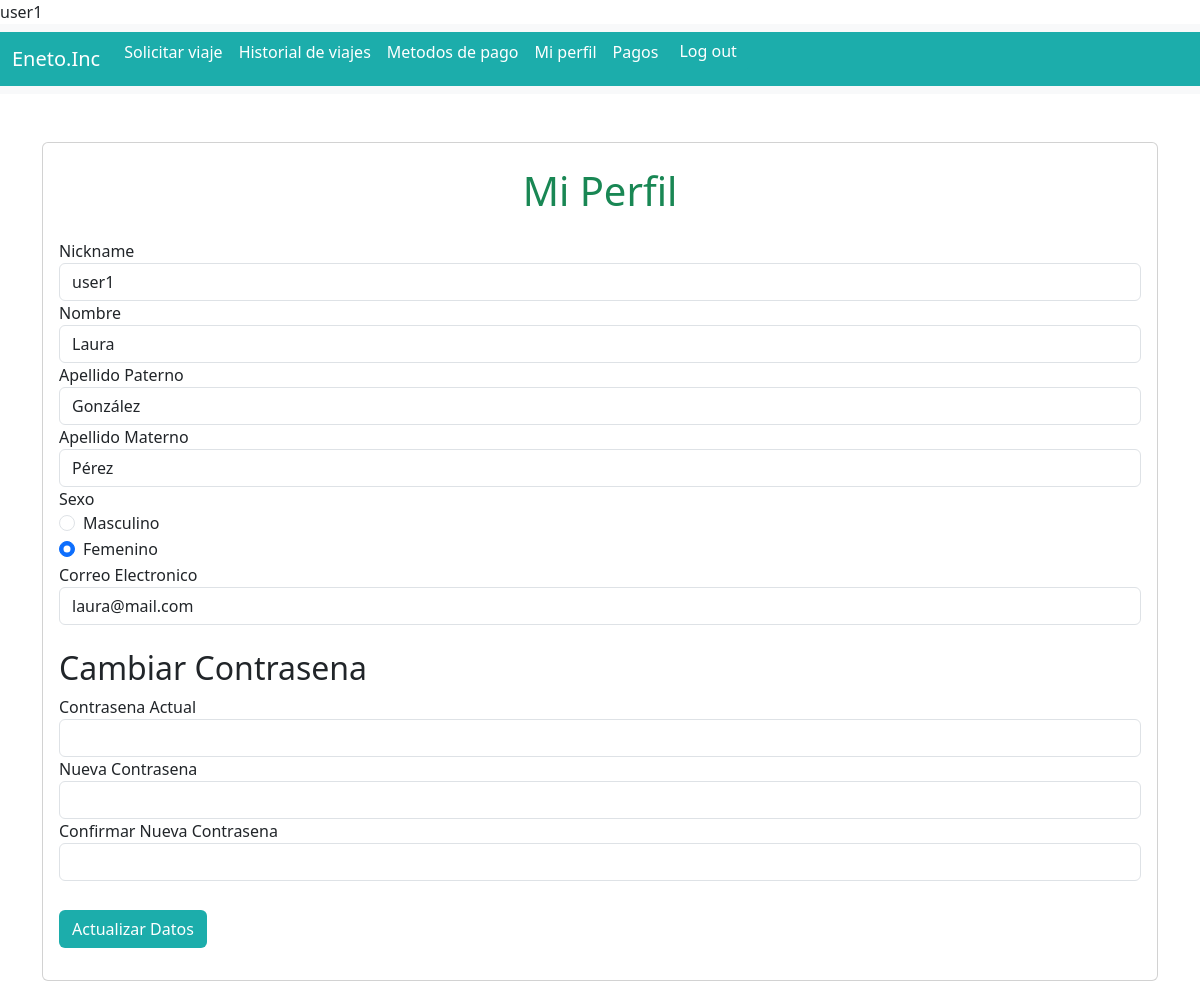
Screenshot of /miperfil.php (signed in) with the database file from the repository.
### tables this page shows
create table usuarios(nickname varchar(50) primary key not null, 
                    apellidoPaterno varchar(50) not null, 
                    apellidomaterno varchar(50) not null, 
                    nombre varchar(50) not null, 
                    sexo varchar(15) not null,
                    correo varchar(100) not null,
                    contra varchar(100) not null,
                    createdAt TIMESTAMP default CURRENT_TIMESTAMP,
                    updatedAt timestamp default current_timestamp on update CURRENT_TIMESTAMP);

### miperfil.php (the view, shortened to what this page needs)
<?php
$cnn = new mysqli("localhost", "root", "eneto", "eneto");
$cred = explode(":", $_COOKIE["logeo"]);
$consul = $cnn->query("SELECT * from usuarios where nickname = '". $cred[0] . "';");
$ren = $consul -> fetch_array(MYSQLI_ASSOC);
?>
<!DOCTYPE html>
<html lang="en">
<head>
    <link href="https://cdn.jsdelivr.net/npm/bootstrap@5.3.3/dist/css/bootstrap.min.css" rel="stylesheet">
    <link rel="stylesheet" href="css/barra.css">
    <link rel="stylesheet" href="css/estilos.css">
</head>
<body>
<nav class="navbar navbar-expand-lg bg-body-tertiary color">
    <div class="container-fluid color">
      <a class="navbar-brand white" href="barra.php">Eneto.Inc</a>
      <div class="collapse navbar-collapse" id="navbarNav">
        <ul class="navbar-nav color">
          <li class="nav-item"><a class="nav-link white" href="solicitarViajeUsuario.php">Solicitar viaje</a></li>
          <li class="nav-item"><a class="nav-link white" href="historialViajesUsuario.php">Historial de viajes</a></li>
          <li class="nav-item"><a class="nav-link white" href="metodosPagoUsuario.php">Metodos de pago</a></li>
          <li class="nav-item"><a class="nav-link white" href="miperfil.php">Mi perfil</a></li>
          <li class="nav-item"><a class="nav-link white" href="pagos.php">Pagos</a></li>
          <li class="nav-item">
            <form action="" method="post" name="logout" id="logout">
              <button type='submit' form='logout' class='btn color white'>Log out</button>
            </form>
          </li>
        </ul>
      </div>
    </div>
  </nav>
<div class="container mt-5">
    <div class="row justify-content-center">
        <div class="col-lg-15">
            <div class="card">
                <br>
                <h1 class="text-success text-center">Mi Perfil</h1>
                <div class="card-body">
                    <form id="perfil" method="POST">
                        <div class="form-group">
                            <label for="nickname">Nickname</label>
                            <input type="text" class="form-control" id="nickname" value="<?php echo $ren['nickname']?>" readonly name="nickname">
                        </div>
                        <div class="form-group">
                            <label for="nombre">Nombre</label>
                            <input type="text" class="form-control" id="nombre" value="<?php echo $ren['nombre']?>" name="nombre">
                        </div>
                        <div class="form-group">
                            <label for="apellidoPaterno">Apellido Paterno</label>
                            <input type="text" class="form-control" id="apellidoPaterno" value="<?php echo $ren['apellidoPaterno']?>" name="apellidoMaterno">
                        </div>
                        <div class="form-group">
                            <label for="apellidoMaterno">Apellido Materno</label>
                            <input type="text" class="form-control" id="apellidoMaterno" value="<?php echo $ren['apellidomaterno']?>" name="apellidoPaterno">
                        </div>
                        <div class="form-group">
                            <label for="sexo">Sexo</label>
                            <div class="form-check">
                                <input class="form-check-input" type="radio" name="sexo" id="masculino" value="Masculino" <?php echo $ren['sexo'] == 'Masculino' ? 'checked' : ''; ?>>
                                <label class="form-check-label" for="masculino">Masculino</label>
                            </div>
                            <div class="form-check">
                                <input class="form-check-input" type="radio" name="sexo" id="femenino" value="Femenino" <?php echo $ren['sexo'] == 'Femenino' ? 'checked' : ''; ?>>
                                <label class="form-check-label" for="femenino">Femenino</label>
                            </div>
                        </div>
                        <div class="form-group">
                            <label for="correo">Correo Electronico</label>
                            <input type="email" class="form-control" id="correo" value="<?php echo $ren['correo']?>" required>
                        </div>
                        <h2 class="mt-4">Cambiar Contrasena</h2>
                        <div class="form-group">
                            <label for="contrasenaActual">Contrasena Actual</label>
                            <input type="password" class="form-control" id="contrasenaActual" required name="contrapres">
                        </div>
                        <div class="form-group">
                            <label for="nuevaContrasena">Nueva Contrasena</label>
                            <input type="password" class="form-control" id="nuevaContrasena" oninput="verificarContrasenas()" name="nuevaCon">
                        </div>
                        <div class="form-group">
                            <label for="confirmarContrasena">Confirmar Nueva Contrasena</label>
                            <input type="password" class="form-control" id="confirmarContrasena" oninput="verificarContrasenas()" name="confCon">
                        </div>
                        <br>
                        <button class="btn color white" type="submit">Actualizar Datos</button>
                    </form>
                </div>
            </div>
        </div>
    </div>
</div>
</body>
</html>

### css/barra.css (style rules this page uses)
.color { background-color: #1cadab; color:#1cadab; }
.white { color: white; }

### rows the page displays
usuarios: nickname "user1", nombre "Laura", apellidoMaterno "González", apellidoPaterno "Pérez", sexo "☐ Masculino", sexo "☑ Femenino", correo "laura@mail.com"
